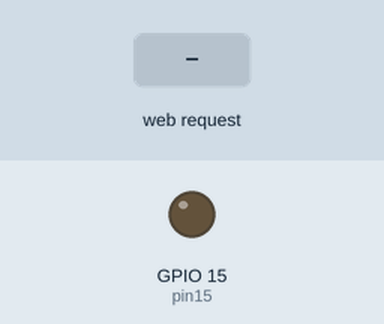
Simulated run of this sketch. Board: ESP32. Parts: output pins drawn as LEDs (lit = HIGH). Inputs (shaded band) come from the test bench. WiFi joins after 1.5 s; servers stay silent unless stated; what the sketch prints to the serial monitor is not drawn.

Above: at 2.7 s.
2.8 s: HTTP request GET /15/on received
At 3.4 s:
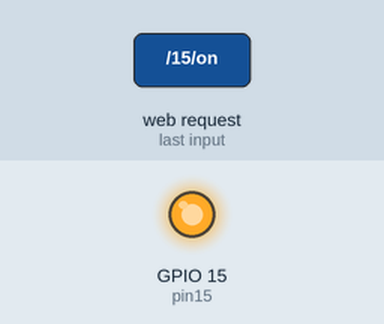
4.3 s: HTTP request GET /15/off received
At 4.6 s:
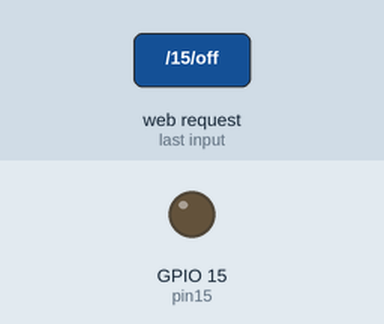
Timing chart, 0 to 7.3 s (numbered marks = the images above; inputs shaded):
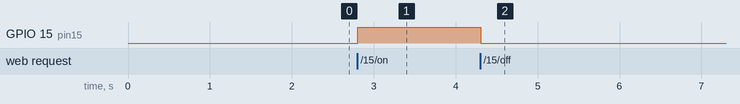

Measured:
- after the input at 2.8 s, GPIO 15 (pin15): LOW → HIGH at once
- after the input at 4.3 s, GPIO 15 (pin15): HIGH → LOW at once

The sketch:

main.ino
```cpp
#include <WiFi.h>
#include <ESPmDNS.h>

#define pin15 15
#define timeoutTime 2000

const char* ssid = "SSID";
const char* password = "PASSWORD";
const char* mdnsName = "DOMAIN";

WiFiServer server(80);
String header;
bool output15State = false;

unsigned long currentTime = millis();
unsigned long previousTime = 0;


void sendWebPage(WiFiClient& client, bool pinState) {
  // Send the HTTP Headers
  client.print("HTTP/1.1 200 OK\r\n");
  client.print("Content-type:text/html\r\n");
  client.print("Connection: close\r\n\r\n"); // The extra \r\n creates the crucial blank line

  // Send the Page Structure using a Raw String Literal
  client.print(R"=====(<!DOCTYPE html><html>
<head>
  <meta name="viewport" content="width=device-width, initial-scale=1">
  <link rel="icon" href="data:,">
  <style>
    html { font-family: Helvetica; display: inline-block; margin: 0px auto; text-align: center;}
    body { background-color: #2c2e35; color: white;}
    .button { background-color: #4CAF50; border: none; color: white; padding: 16px 40px; text-decoration: none; font-size: 30px; margin: 2px; cursor: pointer;}
    .button2 {background-color: #B22222;}
  </style>
</head>
<body>
  <h1>ESP32 Web Server</h1>
)=====");

  if (pinState == false) {
    client.print("<p>LED svetla - OFF</p>");
    client.print("<p><a href=\"/15/on\"><button class=\"button\">ON</button></a></p>");
  } else {
    client.print("<p>LED svetla - ON</p>");
    client.print("<p><a href=\"/15/off\"><button class=\"button button2\">OFF</button></a></p>");
  }

  // Send the rest of the HTML closing tags
  client.print(R"=====(</body></html>)=====");
}

void setup() {
  Serial.begin(115200);
  pinMode(pin15, OUTPUT);
  digitalWrite(pin15, LOW);
  Serial.println("");
  Serial.print("Connecting to: ");
  Serial.println(ssid);
  Serial.println("");

  WiFi.begin(ssid, password);

  while(WiFi.status() != WL_CONNECTED){
    currentTime = millis();
    if(currentTime - previousTime >= 500){
      previousTime = currentTime;
      Serial.print(".");
    }
  }
  Serial.println("");
  Serial.print("Connected! IP Address: ");
  Serial.println(WiFi.localIP());

  while(!MDNS.begin(mdnsName)){
    Serial.println("Error setting up MDNS responder!");
        if(currentTime - previousTime >= 500){
          previousTime = currentTime;
          Serial.print(".");
    }
  }
  MDNS.addService("_http", "_tcp", 80);
  Serial.println("mDNS responder started. Access the server at http://" + String(mdnsName) + ".local");
  server.begin();
}

void loop() {
  WiFiClient client = server.available();

  if(client){
    currentTime = millis();
    previousTime = currentTime;

    Serial.println("New Client");
    String currentLine = "";

    while(client.connected() && (currentTime - previousTime <= timeoutTime)){
      currentTime = millis();

      if(client.available()){
        char c = client.read();
        Serial.write(c);
        header += c;

        if(c == '\n'){

          if(currentLine.length() == 0){ // if line is blank, HTTP request ended


            if (header.indexOf("GET /15/on") >= 0) {
              Serial.println("GPIO 15 on");
              output15State = true;
              digitalWrite(pin15, HIGH);
            }
            else if (header.indexOf("GET /15/off") >= 0) {
              Serial.println("GPIO 15 off");
              output15State = false;
              digitalWrite(pin15, LOW);
            }

            sendWebPage(client, output15State);
            break;
          }
          else {
            currentLine = "";
          }
        }
        else if (c != '\r') {
          currentLine += c;
        }
      }
    }

    header = "";
    client.stop();
    Serial.println("Client Disconnected\n");
  }
}
```
